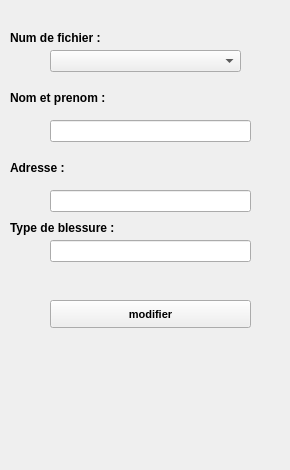
       <widget class="QWidget" name="tab_10">
        <attribute name="title">
         <string>Modifier</string>
        </attribute>
        <widget class="QLabel" name="label_22">
         <property name="geometry">
          <rect>
           <x>10</x>
           <y>30</y>
           <width>101</width>
           <height>16</height>
          </rect>
         </property>
         <property name="font">
          <font>
           <pointsize>9</pointsize>
           <weight>75</weight>
           <bold>true</bold>
           <underline>false</underline>
          </font>
         </property>
         <property name="text">
          <string>Num de fichier :</string>
         </property>
        </widget>
        <widget class="QComboBox" name="comboBox_3">
         <property name="geometry">
          <rect>
           <x>50</x>
           <y>50</y>
           <width>191</width>
           <height>22</height>
          </rect>
         </property>
        </widget>
        <widget class="QLabel" name="label_27">
         <property name="geometry">
          <rect>
           <x>10</x>
           <y>90</y>
           <width>101</width>
           <height>16</height>
          </rect>
         </property>
         <property name="font">
          <font>
           <pointsize>9</pointsize>
           <weight>75</weight>
           <bold>true</bold>
           <underline>false</underline>
          </font>
         </property>
         <property name="text">
          <string>Nom et prenom :</string>
         </property>
        </widget>
        <widget class="QLineEdit" name="prenom">
         <property name="geometry">
          <rect>
           <x>50</x>
           <y>120</y>
           <width>201</width>
           <height>22</height>
          </rect>
         </property>
        </widget>
        <widget class="QLabel" name="label_24">
         <property name="geometry">
          <rect>
           <x>10</x>
           <y>160</y>
           <width>101</width>
           <height>16</height>
          </rect>
         </property>
         <property name="font">
          <font>
           <pointsize>9</pointsize>
           <weight>75</weight>
           <bold>true</bold>
           <underline>false</underline>
          </font>
         </property>
         <property name="text">
          <string>Adresse :</string>
         </property>
        </widget>
        <widget class="QLineEdit" name="adresse_2">
         <property name="geometry">
          <rect>
           <x>50</x>
           <y>190</y>
           <width>201</width>
           <height>22</height>
          </rect>
         </property>
        </widget>
        <widget class="QLabel" name="label_25">
         <property name="geometry">
          <rect>
           <x>10</x>
           <y>220</y>
           <width>121</width>
           <height>16</height>
          </rect>
         </property>
         <property name="font">
          <font>
           <pointsize>9</pointsize>
           <weight>75</weight>
           <bold>true</bold>
           <underline>false</underline>
          </font>
         </property>
         <property name="text">
          <string>Type de blessure :</string>
         </property>
        </widget>
        <widget class="QLineEdit" name="blessure_2">
         <property name="geometry">
          <rect>
           <x>50</x>
           <y>240</y>
           <width>201</width>
           <height>22</height>
          </rect>
         </property>
        </widget>
        <widget class="QPushButton" name="modifier_2">
         <property name="geometry">
          <rect>
           <x>50</x>
           <y>300</y>
           <width>201</width>
           <height>28</height>
          </rect>
         </property>
         <property name="font">
          <font>
           <pointsize>8</pointsize>
           <weight>75</weight>
           <bold>true</bold>
           <underline>false</underline>
          </font>
         </property>
         <property name="text">
          <string>modifier</string>
         </property>
        </widget>
        <widget class="QLabel" name="label_12">
         <property name="geometry">
          <rect>
           <x>0</x>
           <y>0</y>
           <width>281</width>
           <height>461</height>
          </rect>
         </property>
         <property name="styleSheet">
          <string notr="true">border-image: url(:/img/img/pellule.jpg);</string>
         </property>
         <property name="text">
          <string/>
         </property>
        </widget>
        <zorder>label_12</zorder>
        <zorder>label_22</zorder>
        <zorder>comboBox_3</zorder>
        <zorder>label_27</zorder>
        <zorder>prenom</zorder>
        <zorder>label_24</zorder>
        <zorder>adresse_2</zorder>
        <zorder>label_25</zorder>
        <zorder>blessure_2</zorder>
        <zorder>modifier_2</zorder>
       </widget>
